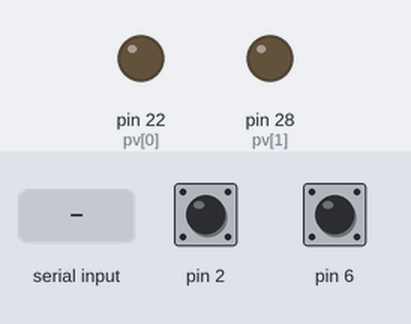
A sketch run on a simulated Arduino Mega 2560, built with avr-gcc and run on an emulated ATmega2560. Parts: output pins drawn as LEDs (lit = HIGH). The inputs (shaded band) are chosen by the test bench; at power-on: pin 2 HIGH, pin 6 HIGH.

Above: at 1.2 s.
1.3 s: byte 1 (1) received over Serial
At 2.5 s:
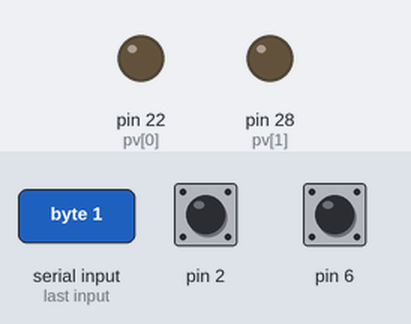
2.8 s: byte 2 (2) received over Serial
At 3.7 s:
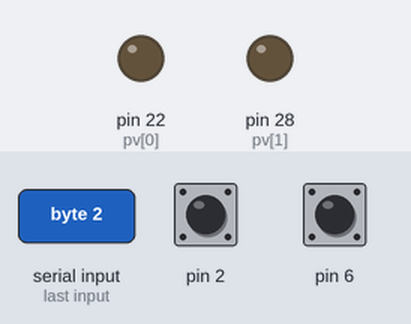
4.3 s: byte 3 (3) received over Serial
At 4.9 s:
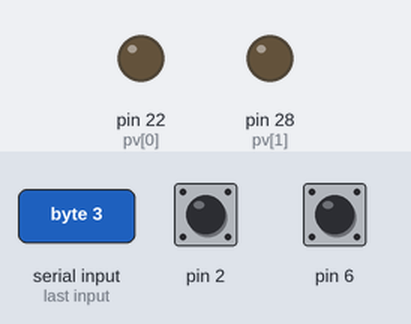
Timing chart, 0 to 7.3 s (numbered marks = the images above; inputs shaded):
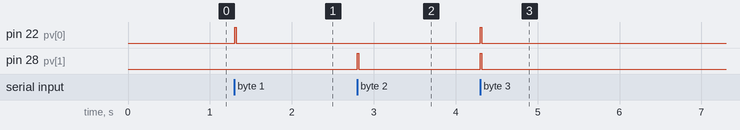

Measured:
- after the input at 1.3 s, pin 22 (pv[0]): LOW → HIGH at once, → LOW 0.02 s later
- after the input at 2.8 s, pin 28 (pv[1]): LOW → HIGH at once, → LOW 0.02 s later
- after the input at 4.3 s, pin 22 (pv[0]), pin 28 (pv[1]): LOW → HIGH at once, → LOW 0.02 s later

The sketch:

MPA_Logic.ino
```cpp
#include <CapacitiveSensor.h>

CapacitiveSensor  cs_4_2 = CapacitiveSensor(4,2);
CapacitiveSensor  cs_8_6 = CapacitiveSensor(8,6);
CapacitiveSensor  cs_12_10 = CapacitiveSensor(12,10);

int   pv[2]       = {22, 28};
int   pulseWidth  = 15;
byte  lick        = 0; // start with no lick at all; see matlab's decoding file (bmaRead.m)
long  th          = 500;

void setup()
{
Serial.begin(115200);

pinMode(pv[0],OUTPUT);
digitalWrite(pv[0], LOW);

pinMode(pv[1],OUTPUT);
digitalWrite(pv[1], LOW);

}
void loop()
{
  int v[3]   = {(cs_8_6.capacitiveSensor(30) > th), (cs_4_2.capacitiveSensor(30)>th)};
  lick  = (v[0] + v[1]) + v[1];
//  Serial.println(lick);
//  int lick[3]  = {(cs_8_6.capacitiveSensor(30) > th), (cs_4_2.capacitiveSensor(30)>th), cs_12_10.capacitiveSensor(30) > th};
//  long tStart      = cs_12_10.capacitiveSensor(30) > th;


  if (Serial.available() > 0) {
    int cmd = Serial.read();

    switch (cmd) {

      case 'w':
        Serial.write(lick);
//        Serial.write(tStart);
        break;

      case 1:           // Reward to left port
        digitalWrite(pv[0], HIGH);
        delay(pulseWidth);
        digitalWrite(pv[0], LOW);
        break;

      case 2:           // Reward to right port
        digitalWrite(pv[1], HIGH);
        delay(pulseWidth);
        digitalWrite(pv[1], LOW);
        break;

      case 3:        // Reward to both port
        digitalWrite(pv[0], HIGH);
        digitalWrite(pv[1], HIGH);
        delay(pulseWidth);
        digitalWrite(pv[0], LOW);
        digitalWrite(pv[1], LOW);
        break;

      default:
        pulseWidth = cmd;
        break;

    }
  }


}
```
